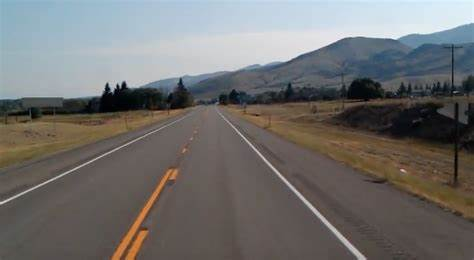
#> input picture Adhisha_Gupta/OpenCV_Tutorial/OpenCV_Roadline_Detection/road.jpg, 474 x 260 px
$ jupyter execute OpenCv_RoadLine.ipynb   (text cells are left out)
#> lines starting #> are read from the running program, lines starting #| are printed output that depends on the picture; after the words box and inside, x2 and y2 are one past the last pixel; in counts of white or black regions, pixels touching at a corner belong together; pictures that were not available may be replaced by others from this repository, and a replacement may not be noted
[cell 1]
import matplotlib.pylab as plt
import cv2
import numpy as np

[cell 2]
image = cv2.imread('road.jpg')
#> image is the input picture: shape (260, 474, 3); mean B, G, R 110, 111.3, 112.6
image = cv2.cvtColor(image, cv2.COLOR_BGR2RGB)

print(image.shape)
#| (260, 474, 3)
height = image.shape[0]
#> height = 260
width = image.shape[1]
#> width = 474

region_of_interest_vertices = [
    (0, height),
    (width/2, height/2),
    (width, height)
]
#> region_of_interest_vertices = [(0, 260), (237, 130), (474, 260)]

[cell 3]
def region_of_interest(img, vertices):
    mask = np.zeros_like(img)
    channel_count = img.shape[2] #Color Channels
    match_mask_color = (255,) * channel_count
    cv2.fillPoly(mask, vertices, match_mask_color)
    masked_image = cv2.bitwise_and(img, mask) # This bitwise_and will return only the matched mask image
    return masked_image

[cell 4]
cropped_image = region_of_interest(image,
                np.array([region_of_interest_vertices], np.int32),)
#> in region_of_interest, `cv2.fillPoly(mask, vertices, match_mask_color)`:
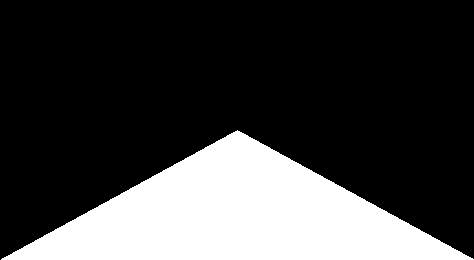
#> mask: shape (260, 474, 3); 25.1% white; 1 white region, box (x1, y1, x2, y2) and area: (1, 130, 474, 260) 30917

plt.imshow(cropped_image)
plt.show()

[cell 5]
import matplotlib.pylab as plt
import cv2
import numpy as np

[cell 6]
def region_of_interest(img, vertices):
    mask = np.zeros_like(img)
    #channel_count = img.shape[2]
    match_mask_color = 255 # As we are taking gray scale image as input so we dont need channel count here now.
    cv2.fillPoly(mask, vertices, match_mask_color)
    masked_image = cv2.bitwise_and(img, mask)
    return masked_image

[cell 7]
def draw_the_lines(img, lines):
    img = np.copy(img)
    blank_image = np.zeros((img.shape[0], img.shape[1], 3), dtype=np.uint8) #img.shape[0] - height, img.shape[1] - width and 3 is color channels.

    for line in lines:
        for x1, y1, x2, y2 in line:
            cv2.line(blank_image, (x1,y1), (x2,y2), (0, 255, 0), thickness=10)

    # For merging the blank image with the original image
    img = cv2.addWeighted(img, 0.8, blank_image, 1, 0.0) #  0.8 is alpha (weight of first image) and 1 is beta(weight of second image) 0.0 is gama
    return img

[cell 8]
image = cv2.imread('road.jpg')
image = cv2.cvtColor(image, cv2.COLOR_BGR2RGB)
print(image.shape)
#| (260, 474, 3)
height = image.shape[0]
width = image.shape[1]

region_of_interest_vertices = [
    (0, height),
    (width/2, height/2),
    (width, height)
]


gray_image = cv2.cvtColor(image, cv2.COLOR_RGB2GRAY)
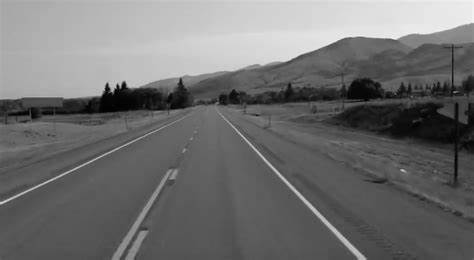
#> gray_image: shape (260, 474); min 0, max 248, mean 111.5
canny_image = cv2.Canny(gray_image, 100, 200)
#> canny_image: shape (260, 474); 3.4% white in thin lines or dots
cropped_image = region_of_interest(canny_image,
                np.array([region_of_interest_vertices], np.int32),)
#> in region_of_interest, `masked_image = cv2.bitwise_and(img, mask)`:
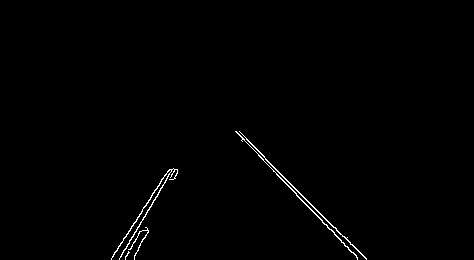
#> masked_image: shape (260, 474); 0.72% white in thin lines or dots, all inside (x1, y1, x2, y2) = (111, 131, 367, 260)

[cell 9]
# Applying Hough Line transform to draw the lines on the detected edges
lines = cv2.HoughLinesP(cropped_image,
                        rho=6,
                        theta=np.pi/180,
                        threshold=160,
                        lines=np.array([]),
                        minLineLength=40,
                        maxLineGap=25)
#> lines = [[240, 135, 323, 223], [287, 184, 357, 259], [111, 259, 164, 175], [302, 195, 350, 244], [119, 259, 171, 169]]
image_with_lines = draw_the_lines(image, lines)
#> the loop in draw_the_lines, `for line in lines:` made 5 passes
#> after the loop in draw_the_lines, `for line in lines:`:
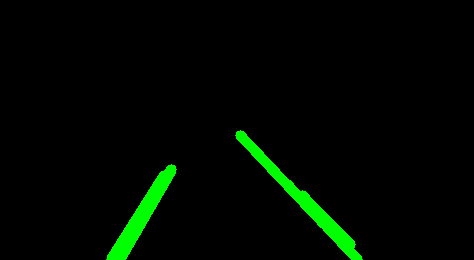
#> blank_image: shape (260, 474, 3); mean of channels 0, 1, 2 0, 8, 0; drawn as B, G, R
#> in draw_the_lines, `img = cv2.addWeighted(img, 0.8, blank_image, 1, 0.0)`:
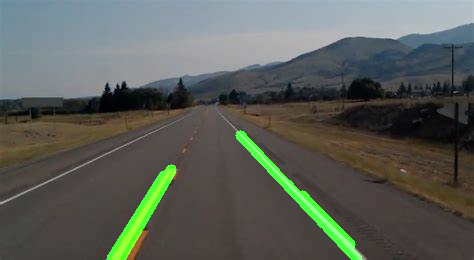
#> img: shape (260, 474, 3); mean R, G, B 90.1, 94.4, 88
plt.imshow(image_with_lines)
plt.show()

[cell 10]
import matplotlib.pylab as plt
import cv2
import numpy as np

def region_of_interest(img, vertices):
    mask = np.zeros_like(img)
    #channel_count = img.shape[2]
    match_mask_color = 255
    cv2.fillPoly(mask, vertices, match_mask_color)
    masked_image = cv2.bitwise_and(img, mask)
    return masked_image

def drow_the_lines(img, lines):
    img = np.copy(img)
    blank_image = np.zeros((img.shape[0], img.shape[1], 3), dtype=np.uint8)

    for line in lines:
        for x1, y1, x2, y2 in line:
            cv2.line(blank_image, (x1,y1), (x2,y2), (0, 255, 0), thickness=10)

    img = cv2.addWeighted(img, 0.8, blank_image, 1, 0.0)
    return img

# = cv2.imread('road.jpg')
#image = cv2.cvtColor(image, cv2.COLOR_BGR2RGB)
def process(image):
    print(image.shape)
    height = image.shape[0]
    width = image.shape[1]
    region_of_interest_vertices = [
        (0, height),
        (width/2, height/2),
        (width, height)
    ]
    gray_image = cv2.cvtColor(image, cv2.COLOR_RGB2GRAY)
    canny_image = cv2.Canny(gray_image, 100, 120)
    cropped_image = region_of_interest(canny_image,
                    np.array([region_of_interest_vertices], np.int32),)
    lines = cv2.HoughLinesP(cropped_image,
                            rho=2,
                            theta=np.pi/180,
                            threshold=50,
                            lines=np.array([]),
                            minLineLength=40,
                            maxLineGap=100)
    image_with_lines = drow_the_lines(image, lines)
    return image_with_lines

cap = cv2.VideoCapture('test.mp4')

while cap.isOpened(): #This function will return 2 variables ret and frame
    ret, frame = cap.read()
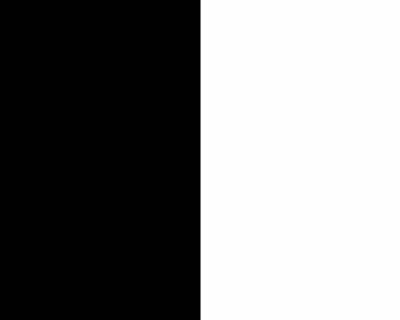
#> input picture Adhisha_Gupta/OpenCV_Tutorial/OpenCV_Basics/image1.jpg, 400 x 320 px, given in place of test.mp4, which was not available
#> frame is the input picture: shape (320, 400, 3); min 1, max 255, mean 127.2
    frame = process(frame)
#| (320, 400, 3)
#> in process, `canny_image = cv2.Canny(gray_image, 100, 120)`:
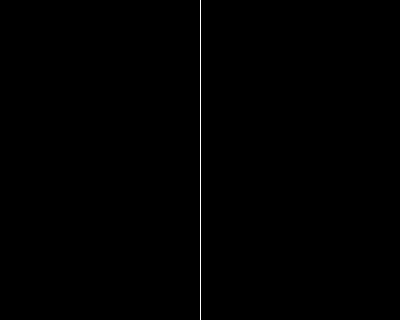
#> canny_image: shape (320, 400); 0.25% white in thin lines or dots, all inside (x1, y1, x2, y2) = (200, 0, 201, 320)
#> in region_of_interest, `cv2.fillPoly(mask, vertices, match_mask_color)`:
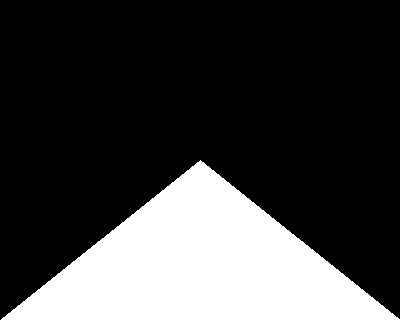
#> mask: shape (320, 400); 25% white; 1 white region, box (x1, y1, x2, y2) and area: (1, 160, 400, 320) 32040
#> in region_of_interest, `masked_image = cv2.bitwise_and(img, mask)`:
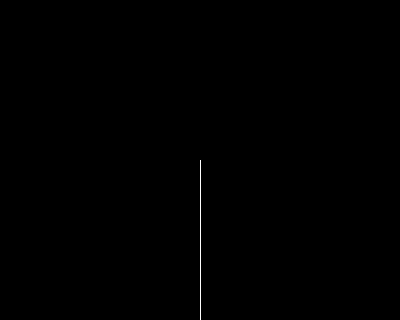
#> masked_image: shape (320, 400); 0.12% white in thin lines or dots, all inside (x1, y1, x2, y2) = (200, 160, 201, 320)
#> in process, `lines = cv2.HoughLinesP(cropped_image, rho=2, theta=np.pi/180, thresho..`: lines = [[200, 319, 200, 160]]
#> the loop in drow_the_lines, `for line in lines:` made 1 pass
#> in drow_the_lines, `img = cv2.addWeighted(img, 0.8, blank_image, 1, 0.0)`:
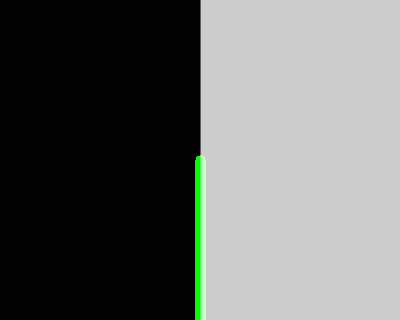
#> img: shape (320, 400, 3); mean of channels 0, 1, 2 101.7, 103.9, 101.7; drawn as B, G, R
    cv2.imshow('frame', frame)
    if cv2.waitKey(1) & 0xFF == ord('q'): #0xFF - Cross Platform Functionality
#> (key q is pressed here)
        break

cap.release()
cv2.destroyAllWindows()
